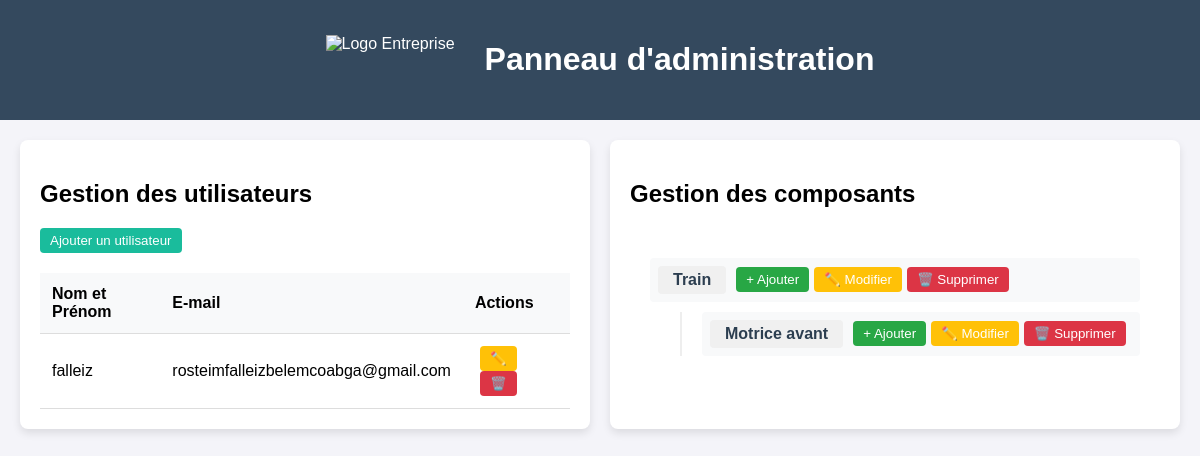
The page /manage/home/ (signed in) on the database as committed earlier.
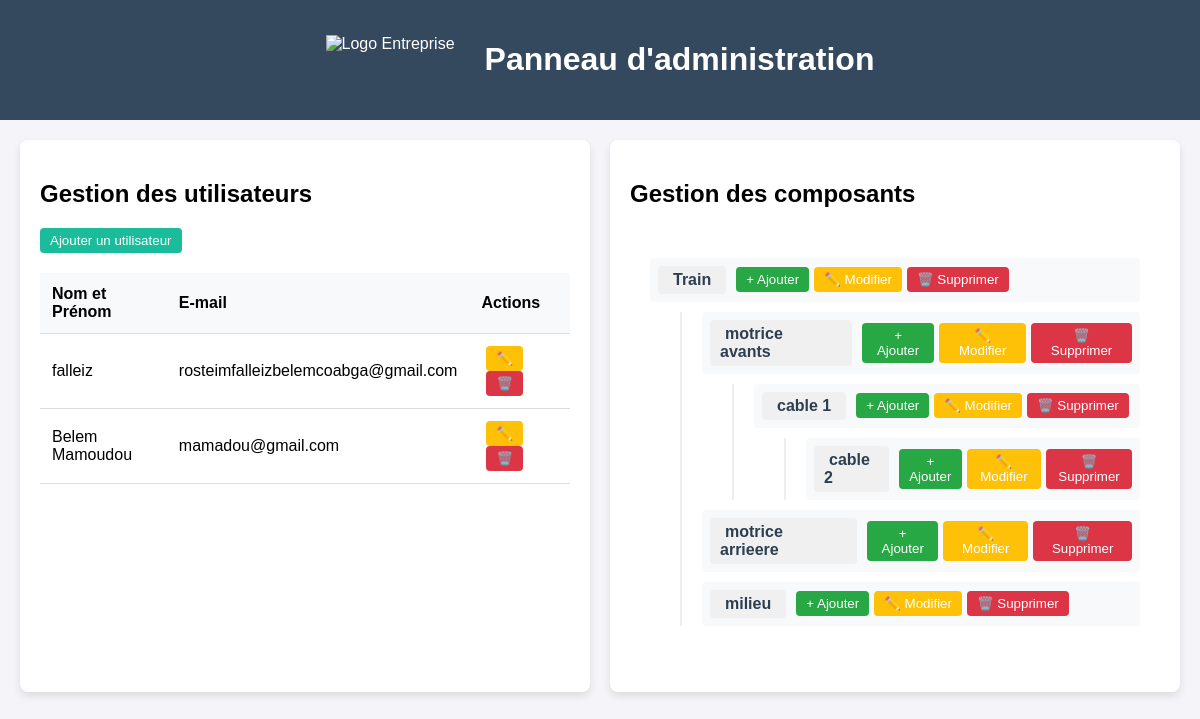
The same page on the database as committed later.
### technician_page/models.py (models this page shows)
class technician_user(models.Model):
    nom_prenom=models.CharField(max_length=20)
    email=models.EmailField(max_length=254)
    password=models.CharField(max_length=30)

### admin_page/models.py (models this page shows, shortened)
class Component(models.Model):
    name = models.CharField(max_length=100)  # Nom plus long pour plus de flexibilité
    parent = models.ForeignKey(
        "self",
        on_delete=models.CASCADE,
        null=True,
        blank=True,
        related_name="enfants"
    )

### admin_page/views.py (the view)
# urls.py: path('home/', views.home_view, name='admin_home'),
@login_required
def home_view(request):
    root_components = Component.objects.filter(parent=None)
    users = technician_user.objects.all()
    return render(request, "admin_page/home.html", {
        "components": root_components,
        "users": users
    })

### admin_page/templates/admin_page/home.html (shortened to what this page needs)
{% load static %}
<!DOCTYPE html>
<html lang="fr">
<head>
    <link rel="stylesheet" href="{% static 'admin_page/admin_style.css' %}">
</head>
<body>
    <header class="admin-header">
        <div class="header-content">
            <img src="https://th.bing.com/th/id/OIP.Yvs2bEaFEUJCSJPXc10GLgAAAA?rs=1&pid=ImgDetMain" alt="Logo Entreprise" class="logo">
            <h1>Panneau d'administration</h1>
        </div>
    </header>
    <main class="admin-container">
<section class="user-management">
    <h2>Gestion des utilisateurs</h2>
    <button id="add-user-btn">Ajouter un utilisateur</button>
    <table class="user-table">
        <thead>
            <tr>
                <th>Nom et Prénom</th>
                <th>E-mail</th>
                <th>Actions</th>
            </tr>
        </thead>
        <tbody id="user-list">
            {% for user in users %}
            <tr data-user-id="{{ user.id }}">
                <td class="user-name">{{ user.nom_prenom }}</td>
                <td class="user-email">{{ user.email }}</td>
                <td>
                    <button class="edit-user-btn">✏️</button>
                    <button class="delete-user-btn">🗑️</button>
                </td>
            </tr>
            {% endfor %}
        </tbody>
    </table>
</section>
        <section class="component-management">
            <h2>Gestion des composants</h2>
            <div id="tree-container">
                <ul id="component-tree">
                    {% include "admin_page/tree_component.html" %}
                </ul>
            </div>
        </section>
        </main>
</body>
</html>

### admin_page/templates/admin_page/tree_component.html (shortened to what this page needs)
{% load static %}
{% for component in components %}
    <li data-component-id="{{ component.id }}" class="component-item">
        <div class="component-content">
            <a href="{% url 'component_details' component_id=component.id %}" class="component-name-link">
                <span class="component-name">{{ component.name }}</span>
            </a>
            <div class="component-buttons">
                <button class="add-child-btn">+ Ajouter</button>
                <button class="edit-btn">✏️ Modifier</button>
                <button class="delete-btn">🗑️ Supprimer</button>
            </div>
        </div>
        {% if component.enfants.all %}
            <ul class="child-components">
                {% include "admin_page/tree_component.html" with components=component.enfants.all %}
            </ul>
        {% endif %}
    </li>
{% endfor %}

Rows that differ between the two databases and show on the page:
removed Component: name "Motrice avant", shown under "Train"
added technician_user: nom_prenom "Belem Mamoudou", email "mamadou@gmail.com"
added Component: name "motrice avants", shown under "Train"
added Component: name "cable 1", shown under "motrice avants"
added Component: name "cable 2", shown under "cable 1"
added Component: name "motrice arrieere", shown under "Train"
added Component: name "milieu", shown under "Train"
